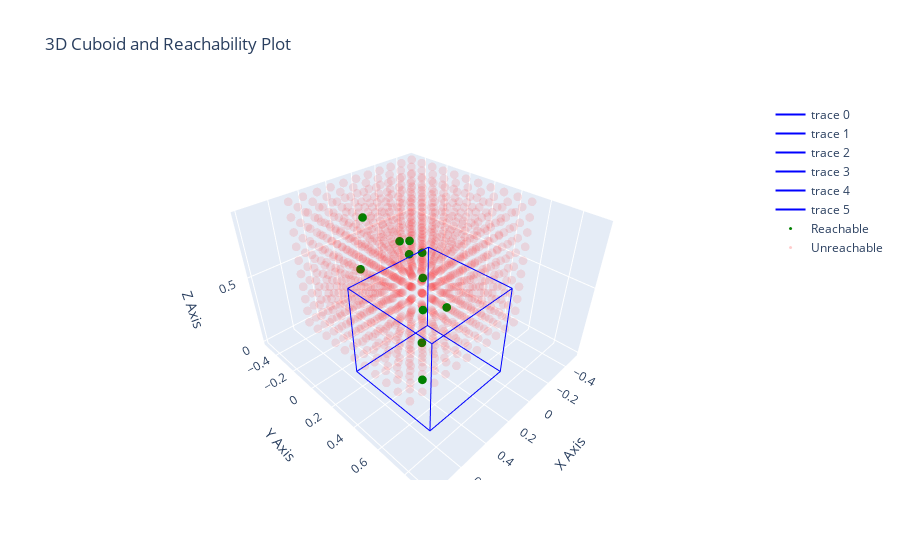
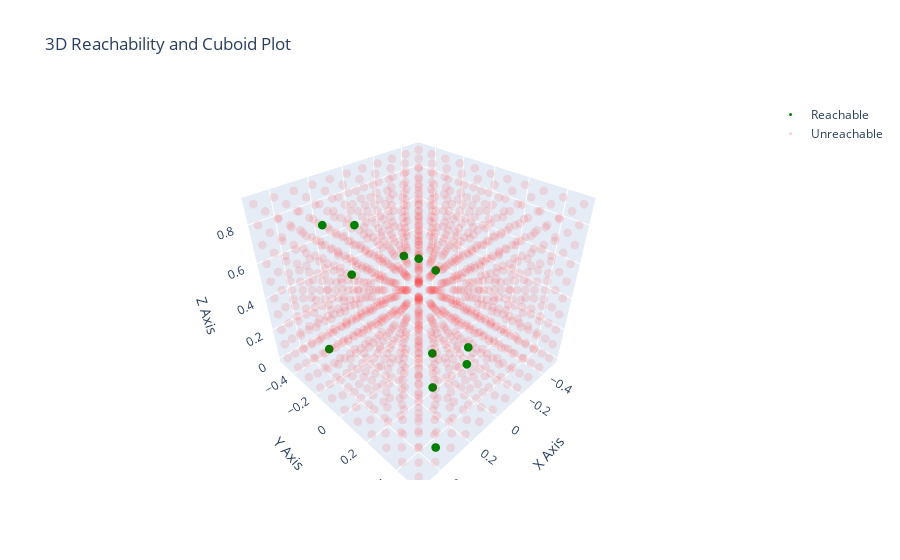

The notebook cell saved with these charts, in order:
### Code cell
print("Reachable space %: ", len(reachable_points_obstacles) / (len(reachable_points_obstacles) + len(unreachable_points_obstacles)))
#plot_reachability(reachable_points, unreachable_points)
plot_random_cuboids_with_reachability(cuboid_data_list, reachable_points=reachable_points_obstacles, unreachable_points=unreachable_points_obstacles)
plot_reachability_interactive(reachable_points=reachable_points, unreachable_points=unreachable_points)

### Figure 1 — Plotly figure (JSON) as saved in the notebook; plotly's stock layout.template omitted (floating-point values rounded to 4 significant figures; data arrays with more than 128 entries replaced by an {"elided": "..."} marker saying what was removed)
{"data": [{"line": {"color": "blue", "width": 2}, "mode": "lines", "type": "scatter3d", "x": [0.2839, 0.7839, 0.7839, 0.2839, 0.2839], "y": [0.4235, 0.4235, 0.9235, 0.9235, 0.4235], "z": [0.3854, 0.3854, 0.3854, 0.3854, 0.3854]}, {"line": {"color": "blue", "width": 2}, "mode": "lines", "type": "scatter3d", "x": [0.2839, 0.7839, 0.7839, 0.2839, 0.2839], "y": [0.4235, 0.4235, 0.9235, 0.9235, 0.4235], "z": [0.8854, 0.8854, 0.8854, 0.8854, 0.8854]}, {"line": {"color": "blue", "width": 2}, "mode": "lines", "type": "scatter3d", "x": [0.2839, 0.2839], "y": [0.4235, 0.4235], "z": [0.3854, 0.8854]}, {"line": {"color": "blue", "width": 2}, "mode": "lines", "type": "scatter3d", "x": [0.7839, 0.7839], "y": [0.4235, 0.4235], "z": [0.3854, 0.8854]}, {"line": {"color": "blue", "width": 2}, "mode": "lines", "type": "scatter3d", "x": [0.2839, 0.2839], "y": [0.9235, 0.9235], "z": [0.3854, 0.8854]}, {"line": {"color": "blue", "width": 2}, "mode": "lines", "type": "scatter3d", "x": [0.7839, 0.7839], "y": [0.9235, 0.9235], "z": [0.3854, 0.8854]}, {"marker": {"color": "green", "size": 3}, "mode": "markers", "name": "Reachable", "type": "scatter3d", "x": [-1.11e-16, -1.11e-16, 0.1, 0.1, 0.1, 0.2, 0.2, 0.3, 0.3, 0.4, 0.4], "y": [-0.1, 0.1, -0.4, 0.2, 0.4, -0.2, 0.2, 0.3, 0.4, 0.5, 0.5], "z": [0.6, 0.6, 0.3, 0, 0.4, 0.8, 0.8, 0.8, 0.7, 0.1, 0.6]}, {"marker": {"color": "red", "opacity": 0.1, "size": 3}, "mode": "markers", "name": "Unreachable", "type": "scatter3d", "x": {"elided": "1199 float values"}, "y": {"elided": "1199 float values"}, "z": {"elided": "1199 float values"}}], "layout": {"scene": {"xaxis": {"title": {"text": "X Axis"}}, "yaxis": {"title": {"text": "Y Axis"}}, "zaxis": {"title": {"text": "Z Axis"}}}, "title": {"text": "3D Cuboid and Reachability Plot"}}}

### Figure 2 — Plotly figure (JSON) as saved in the notebook; plotly's stock layout.template omitted (floating-point values rounded to 4 significant figures; data arrays with more than 128 entries replaced by an {"elided": "..."} marker saying what was removed)
{"data": [{"marker": {"color": "green", "size": 3}, "mode": "markers", "name": "Reachable", "type": "scatter3d", "x": [-1.11e-16, -1.11e-16, 0.1, 0.1, 0.1, 0.1, 0.1, 0.2, 0.2, 0.3, 0.3, 0.4], "y": [-0.1, 0.1, -0.4, 0.2, 0.2, 0.4, 0.4, -0.2, 0.2, -0.4, -0.3, 0.5], "z": [0.6, 0.1, 0.4, 0, 0.7, 0.3, 0.4, 0.8, 0.8, 0, 0.8, 0.1]}, {"marker": {"color": "red", "opacity": 0.1, "size": 3}, "mode": "markers", "name": "Unreachable", "type": "scatter3d", "x": {"elided": "1198 float values"}, "y": {"elided": "1198 float values"}, "z": {"elided": "1198 float values"}}], "layout": {"scene": {"xaxis": {"title": {"text": "X Axis"}}, "yaxis": {"title": {"text": "Y Axis"}}, "zaxis": {"title": {"text": "Z Axis"}}}, "title": {"text": "3D Reachability and Cuboid Plot"}}}
